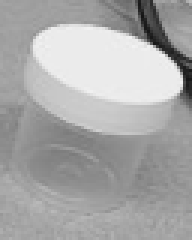
#> input picture ros2_ws/src/agent_03_template_orb/data/templates/tmpl_00_vial_0026_gray.png, 64 x 80 px (shown 3 times larger); its folder holds 3 pictures in this run
$ python -i template_bank.py   (imports and definitions only)
#> lines starting #> are read from the running program, lines starting #| are printed output that depends on the picture; after the words box and inside, x2 and y2 are one past the last pixel; in counts of white or black regions, pixels touching at a corner belong together
"""Load / resolve vial template assets (grayscale + edge PNGs + meta.json)."""

from __future__ import annotations

import json
from dataclasses import dataclass
from pathlib import Path
from typing import List, Optional, Sequence, Union

import cv2
import numpy as np


@dataclass
class Template:
    name: str
    gray: np.ndarray
    edge: np.ndarray
    source_image: str = ""
    area_frac: float = 0.0
    aspect: float = 1.0


def default_camera_root() -> Path:
    # .../Camera/ros2_ws/src/agent_03_template_orb/agent_03_template_orb/template_bank.py
    here = Path(__file__).resolve()
    # Prefer climbing to a folder that contains vial_dataset/.
    for parent in here.parents:
        if (parent / "vial_dataset").is_dir():
            return parent
    for parent in here.parents:
        if parent.name == "ros2_ws":
            sibling = parent.parent / "robotics"
            if sibling.is_dir():
                return sibling
            break
    return here.parents[4]


def default_templates_dir() -> Path:
    return Path(__file__).resolve().parents[1] / "data" / "templates"


def resolve_templates_dir(
    explicit: Optional[Union[str, Path]] = None,
    camera_root: Optional[Union[str, Path]] = None,
) -> Path:
    if explicit:
        p = Path(explicit)
        if p.exists():
            return p
    pkg = default_templates_dir()
    if pkg.exists() and any(pkg.glob("*.png")):
        return pkg
    # Fallback: share install path via ament (optional).
    try:
        from ament_index_python.packages import get_package_share_directory

        share = Path(get_package_share_directory("agent_03_template_orb")) / "data" / "templates"
        if share.exists() and any(share.glob("*.png")):
            return share
    except Exception:  # noqa: BLE001
        pass
    _ = camera_root  # reserved for future Camera-level caches
    return pkg


def load_templates(templates_dir: Union[str, Path]) -> List[Template]:
    root = Path(templates_dir)
    if not root.exists():
        return []
    meta_path = root / "meta.json"
    meta_entries = []
    if meta_path.exists():
        try:
            meta_entries = json.loads(meta_path.read_text(encoding="utf-8")).get("templates", [])
        except Exception:  # noqa: BLE001
            meta_entries = []
    by_name = {e.get("name"): e for e in meta_entries if isinstance(e, dict)}

    templates: List[Template] = []
    for png in sorted(root.glob("*_gray.png")):
        name = png.name.replace("_gray.png", "")
        edge_path = root / f"{name}_edge.png"
        gray = cv2.imread(str(png), cv2.IMREAD_GRAYSCALE)
#> gray is the input picture: shape (80, 64); min 21, max 242, mean 168.8
        if gray is None:
            continue
        if edge_path.exists():
            edge = cv2.imread(str(edge_path), cv2.IMREAD_GRAYSCALE)
        else:
            edge = cv2.Canny(gray, 40, 120)
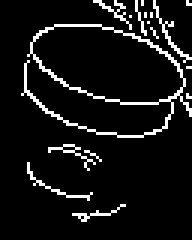
#> edge: shape (80, 64) (shown 3 times larger); 8% white in thin lines or dots, all inside (x1, y1, x2, y2) = (7, 0, 64, 74)
        if edge is None:
            continue
        info = by_name.get(name, {})
        templates.append(
            Template(
                name=name,
                gray=gray,
                edge=edge,
                source_image=str(info.get("source_image", "")),
                area_frac=float(info.get("area_frac", 0.0)),
                aspect=float(info.get("aspect", gray.shape[0] / max(gray.shape[1], 1))),
            )
        )
#> pass 2 of the loop in load_templates, `for png in sorted(root.glob("*_gray.png")):`:
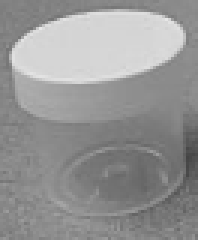
#> input picture ros2_ws/src/agent_03_template_orb/data/templates/tmpl_01_vial_0257_gray.png, 66 x 80 px (shown 3 times larger)
#> in load_templates, gray is the input picture: shape (80, 66); min 68, max 232, mean 149.5
#> in load_templates, `edge = cv2.Canny(gray, 40, 120)`:
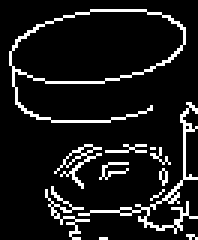
#> edge: shape (80, 66) (shown 3 times larger); 10.4% white in thin lines or dots
#> pass 3 of the loop in load_templates, `for png in sorted(root.glob("*_gray.png")):`:
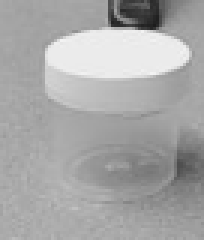
#> input picture ros2_ws/src/agent_03_template_orb/data/templates/tmpl_02_vial_0019_gray.png, 68 x 80 px (shown 3 times larger)
#> in load_templates, gray is the input picture: shape (80, 68); min 28, max 243, mean 167.5
#> in load_templates, `edge = cv2.Canny(gray, 40, 120)`:
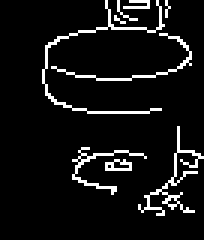
#> edge: shape (80, 68) (shown 3 times larger); 7.4% white in thin lines or dots, all inside (x1, y1, x2, y2) = (14, 0, 68, 72)
    return templates


# [119 lines left out: functions yolo_box_from_label, extract_templates_from_split, not called in this run]


def ensure_templates(
    templates_dir: Optional[Union[str, Path]] = None,
    camera_root: Optional[Union[str, Path]] = None,
    *,
    max_templates: int = 14,
) -> Sequence[Template]:
    """Load templates; if missing, extract from Camera split train set."""
    root = Path(camera_root) if camera_root else default_camera_root()
    tdir = resolve_templates_dir(templates_dir, root)
    loaded = load_templates(tdir)
#> loaded = 3 items
    if loaded:
        return loaded
    split = root / "vial_dataset" / "split_70_10_20"
    out = default_templates_dir()
    out.mkdir(parents=True, exist_ok=True)
    if split.exists():
        return extract_templates_from_split(split, out, max_templates=max_templates)
    # Last resort: raw folder positives.
    raw = root / "vial_dataset" / "raw"
    if not raw.exists():
        return []
    out.mkdir(parents=True, exist_ok=True)
    for old in out.glob("*"):
        if old.is_file():
            old.unlink()
    meta = {"canon_height": 80, "split": "raw", "templates": []}
    templates: List[Template] = []
    for img_path in sorted(raw.glob("*.jpg")):
        lbl = img_path.with_suffix(".txt")
        bgr = cv2.imread(str(img_path), cv2.IMREAD_COLOR)
        if bgr is None:
            continue
        h, w = bgr.shape[:2]
        box = yolo_box_from_label(lbl, w, h)
        if box is None:
            continue
        x1, y1, x2, y2 = box
        bw, bh = x2 - x1, y2 - y1
        area = (bw * bh) / float(max(w * h, 1))
        aspect = bh / float(max(bw, 1))
        if not (0.008 <= area <= 0.14 and 0.95 <= aspect <= 1.60):
            continue
        crop = bgr[y1:y2, x1:x2]
        scale = 80 / float(crop.shape[0])
        tw = max(12, int(round(crop.shape[1] * scale)))
        gray = cv2.resize(cv2.cvtColor(crop, cv2.COLOR_BGR2GRAY), (tw, 80))
        edge = cv2.Canny(gray, 40, 120)
        name_i = f"tmpl_{len(templates):02d}_{img_path.stem}"
        cv2.imwrite(str(out / f"{name_i}_gray.png"), gray)
        cv2.imwrite(str(out / f"{name_i}_edge.png"), edge)
        meta["templates"].append(
            {
                "name": name_i,
                "source_image": img_path.name,
                "area_frac": float(area),
                "aspect": float(aspect),
                "size_wh": [int(tw), 80],
            }
        )
        templates.append(
            Template(name_i, gray, edge, img_path.name, float(area), float(aspect))
        )
        if len(templates) >= max_templates:
            break
    (out / "meta.json").write_text(json.dumps(meta, indent=2), encoding="utf-8")
    return templates

>>> result = ensure_templates()
#> result = 3 items
